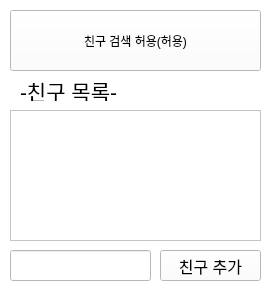
<?xml version="1.0" encoding="UTF-8"?>
<ui version="4.0">
 <class>Setting_Window</class>
 <widget class="QMainWindow" name="Setting_Window">
  <property name="geometry">
   <rect>
    <x>0</x>
    <y>0</y>
    <width>276</width>
    <height>300</height>
   </rect>
  </property>
  <property name="windowTitle">
   <string>MainWindow</string>
  </property>
  <property name="styleSheet">
   <string notr="true">background-color: rgb(255, 255, 255);</string>
  </property>
  <widget class="QWidget" name="centralwidget">
   <widget class="QPushButton" name="Allow_search">
    <property name="geometry">
     <rect>
      <x>10</x>
      <y>10</y>
      <width>251</width>
      <height>61</height>
     </rect>
    </property>
    <property name="text">
     <string>친구 검색 허용(허용)</string>
    </property>
   </widget>
   <widget class="QListWidget" name="friendlist">
    <property name="geometry">
     <rect>
      <x>10</x>
      <y>110</y>
      <width>251</width>
      <height>131</height>
     </rect>
    </property>
   </widget>
   <widget class="QLineEdit" name="friend_input">
    <property name="geometry">
     <rect>
      <x>10</x>
      <y>250</y>
      <width>141</width>
      <height>31</height>
     </rect>
    </property>
   </widget>
   <widget class="QLabel" name="label">
    <property name="geometry">
     <rect>
      <x>20</x>
      <y>80</y>
      <width>111</width>
      <height>21</height>
     </rect>
    </property>
    <property name="font">
     <font>
      <pointsize>16</pointsize>
     </font>
    </property>
    <property name="text">
     <string>-친구 목록-</string>
    </property>
   </widget>
   <widget class="QPushButton" name="addlist">
    <property name="geometry">
     <rect>
      <x>160</x>
      <y>250</y>
      <width>101</width>
      <height>31</height>
     </rect>
    </property>
    <property name="font">
     <font>
      <pointsize>12</pointsize>
     </font>
    </property>
    <property name="text">
     <string>친구 추가</string>
    </property>
   </widget>
  </widget>
 </widget>
 <resources/>
 <connections/>
</ui>
